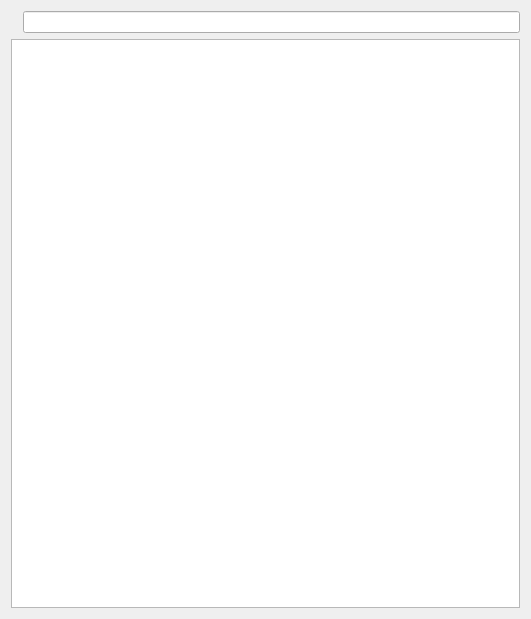
<?xml version="1.0" encoding="UTF-8"?>
<ui version="4.0">
 <class>ManagerWindow</class>
 <widget class="QMainWindow" name="ManagerWindow">
  <property name="geometry">
   <rect>
    <x>0</x>
    <y>0</y>
    <width>531</width>
    <height>619</height>
   </rect>
  </property>
  <property name="windowTitle">
   <string>ManagerWindow</string>
  </property>
  <widget class="QWidget" name="centralWidget">
   <layout class="QGridLayout" name="gridLayout">
    <item row="0" column="0">
     <layout class="QHBoxLayout" name="hBoxForDisks">
      <property name="sizeConstraint">
       <enum>QLayout::SetNoConstraint</enum>
      </property>
     </layout>
    </item>
    <item row="1" column="0">
     <layout class="QHBoxLayout" name="horizontalLayout" stretch="0,0">
      <property name="spacing">
       <number>5</number>
      </property>
      <property name="sizeConstraint">
       <enum>QLayout::SetDefaultConstraint</enum>
      </property>
      <property name="leftMargin">
       <number>0</number>
      </property>
      <item>
       <widget class="QLabel" name="curr_path_label">
        <property name="sizePolicy">
         <sizepolicy hsizetype="Preferred" vsizetype="Preferred">
          <horstretch>0</horstretch>
          <verstretch>0</verstretch>
         </sizepolicy>
        </property>
       </widget>
      </item>
      <item>
       <widget class="QLineEdit" name="cmd"/>
      </item>
     </layout>
    </item>
    <item row="2" column="0">
     <widget class="QTableView" name="mainTableView">
      <property name="sizeAdjustPolicy">
       <enum>QAbstractScrollArea::AdjustIgnored</enum>
      </property>
     </widget>
    </item>
   </layout>
  </widget>
 </widget>
 <layoutdefault spacing="6" margin="11"/>
 <resources/>
 <connections/>
</ui>
